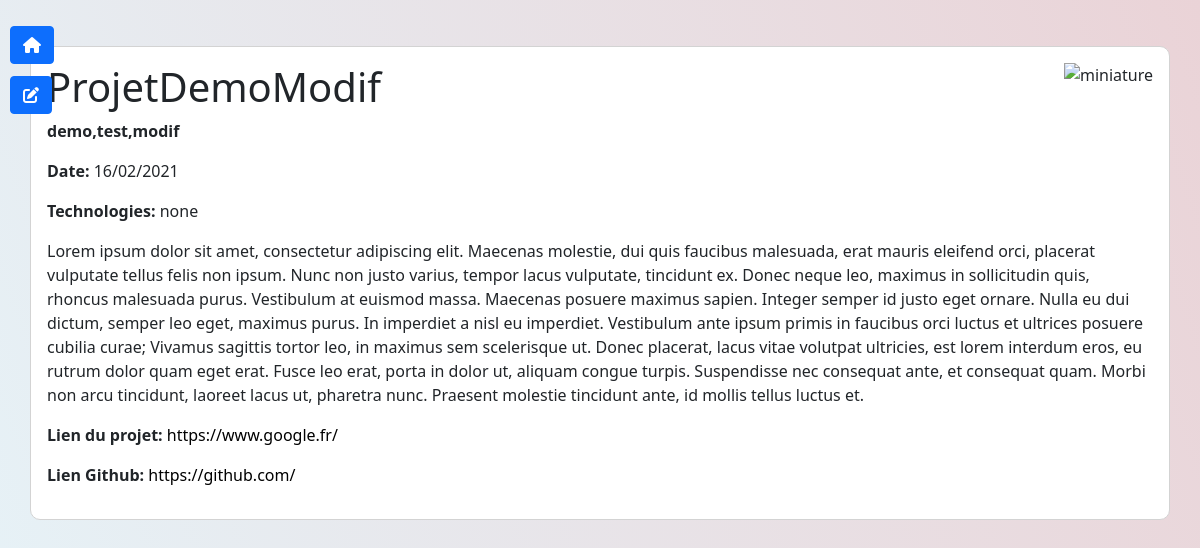
Screenshot of /backoffice/details.php?id=ProjetDemo602ce5e64f77f (signed in) with the database file from the repository.
### tables this page shows
CREATE TABLE IF NOT EXISTS `projects` (
  `id` varchar(255) NOT NULL,
  `title` varchar(255) NOT NULL,
  `completion_period` varchar(255) DEFAULT NULL,
  `technologies` varchar(255) DEFAULT NULL,
  `description` varchar(2000) NOT NULL,
  `hide` varchar(255) NOT NULL DEFAULT 'hide',
  `thumbnail` varchar(255) DEFAULT NULL,
  `project_link` varchar(2000) DEFAULT NULL,
  `github_link` varchar(2000) DEFAULT NULL,
  PRIMARY KEY (`id`)
);

### backoffice/details.php (the view, shortened to what this page needs)
<?php
if ($_SESSION['username']) {
if(isset($_GET['id']) && !empty($_GET['id'])){
    require_once('db-connect.php');
    $id = strip_tags($_GET['id']);
    $sql = 'SELECT * FROM `projects` WHERE `id` = :id;';
    $query = $db->prepare($sql);
    $query->bindValue(':id', $id, PDO::PARAM_STR);
    $query->execute();
    $project = $query->fetch();
    $sql2 = 'SELECT `project_id`,`tag_name` FROM `tags`,`projects_tags` WHERE `id` = `tag_id` AND `project_id` = :id';
    $query2 = $db->prepare($sql2);
    $query2->bindValue(':id', $id, PDO::PARAM_STR);
    $query2->execute();
    $project2 = $query2->fetchAll();
    $tagsList = '';
    foreach ($project2 as $a) {
      if ($a[0]!=$id) {
        unset($project2[array_search($a, $project2)]);
      } else {
        $tagsList = $tagsList.','.$a[1];
      }
    }
    $tagsList = substr($tagsList,1);
} else {
    $_SESSION['error'] = "URL invalide";
    header('Location: home.php');
}
} else {
    $_SESSION['error'] = "L'identifiant ou le mot de passe sont incorrects.";
    header('Location: index.php');
}
?>
<!DOCTYPE html>
<html lang="en">
<head>
    <link href="https://cdn.jsdelivr.net/npm/bootstrap@5.0.0-beta1/dist/css/bootstrap.min.css" rel="stylesheet">
    <link rel="stylesheet" href="main.css">
</head>
<body>
    <main class="container">
      <p><a id="homeDetails" href="home.php" title="retour à la liste des projets" class="btn btn-primary"><i class="fas fa-home"></i></a> <a id="editDetails" href="edit.php?id=<?= $project['id'] ?>"  title="modifier le projet" class="btn btn-primary"><i class="fas fa-edit"></i></a></p>
        <div class="row">
            <section id="projetDetails" class="col-12">
                <img id="thumb" src="<?= $project['thumbnail'] ?>" alt="miniature">
                <h1><?= $project['title'] ?></h1>
                <p><strong><?= $tagsList ?></strong> </p>
                <p><strong>Date:</strong> <?= $project['completion_period'] ?></p>
                <p><strong>Technologies:</strong> <?= $project['technologies'] ?></p>
                <p><?= $project['description'] ?></p>
                <p><strong>Lien du projet:</strong> <a href="<?= $project['project_link'] ?>"><?= $project['project_link'] ?></a></p>
                <p><strong>Lien Github:</strong> <a href="<?= $project['github_link'] ?>"><?= $project['github_link'] ?></a></p>
            </section>
        </div>
    </main>
</body>
</html>

### backoffice/main.css (style rules this page uses)
html { height: 100%; }
body { background: linear-gradient(70deg, #e6f3f8, #ead3d7); z-index: -100; position: relative; overflow-x: hidden; min-height: 100%; margin: 0 0; padding: 0 0; }
a { text-decoration: none; color:black; cursor: pointer; }
#disc, #homeDetails, #editDetails, #homeEdit, #homeAdd { position: absolute; top: 10px; left: 10px; }
#editDetails { top: 60px; }
#thumb { max-height: 100px; max-width: 100px; float: right; }
#projetDetails { margin-top: 30px; background-color: white; padding: 1rem 1rem; border-radius: 10px; border: 1px solid lightgray; border-spacing: 0; border-collapse: separate; }

### rows the page displays
projects: title "ProjetDemoModif", completion_period "16/02/2021", technologies "none", description "Lorem ipsum dolor sit amet, consectetur adipiscing elit. Maecenas molestie, dui quis faucibus malesuada, erat mauris eleifend orci, placerat vulputate tellus felis non ipsum. Nunc non justo varius, tempor lacus vulputate, tincidunt ex. Donec neque leo, maximus in sollicitudin quis, rhoncus malesuada purus. Vestibulum at euismod massa. Maecenas posuere maximus sapien. Integer semper id justo eget ornare. Nulla eu dui dictum, semper leo eget, maximus purus. In imperdiet a nisl eu imperdiet. Vestibulum ante ipsum primis in faucibus orci luctus et ultrices posuere cubilia curae; Vivamus sagittis tortor leo, in maximus sem scelerisque ut. Donec placerat, lacus vitae volutpat ultricies, est lorem…", project_link "https://www.google.fr/", github_link "https://github.com/"

### other values shown
$tagsList "demo,test,modif"
